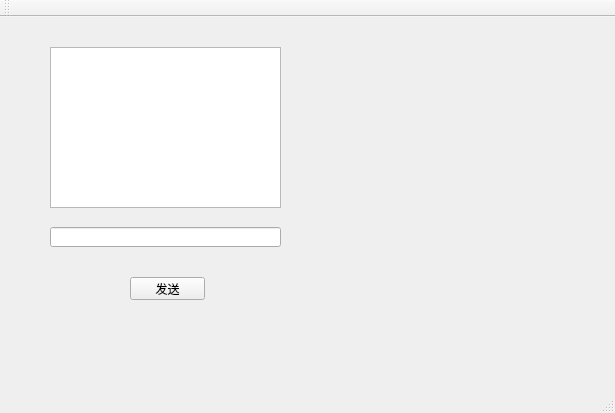
<?xml version="1.0" encoding="UTF-8"?>
<ui version="4.0">
 <class>MainWindow</class>
 <widget class="QMainWindow" name="MainWindow">
  <property name="geometry">
   <rect>
    <x>0</x>
    <y>0</y>
    <width>615</width>
    <height>413</height>
   </rect>
  </property>
  <property name="windowTitle">
   <string>MainWindow</string>
  </property>
  <widget class="QWidget" name="centralWidget">
   <widget class="QTextEdit" name="screen">
    <property name="geometry">
     <rect>
      <x>50</x>
      <y>30</y>
      <width>231</width>
      <height>161</height>
     </rect>
    </property>
   </widget>
   <widget class="QLineEdit" name="input_line_edit">
    <property name="geometry">
     <rect>
      <x>50</x>
      <y>210</y>
      <width>231</width>
      <height>20</height>
     </rect>
    </property>
   </widget>
   <widget class="QPushButton" name="sendmessage">
    <property name="geometry">
     <rect>
      <x>130</x>
      <y>260</y>
      <width>75</width>
      <height>23</height>
     </rect>
    </property>
    <property name="text">
     <string>发送</string>
    </property>
   </widget>
  </widget>
  <widget class="QMenuBar" name="menuBar">
   <property name="geometry">
    <rect>
     <x>0</x>
     <y>0</y>
     <width>615</width>
     <height>23</height>
    </rect>
   </property>
  </widget>
  <widget class="QToolBar" name="mainToolBar">
   <attribute name="toolBarArea">
    <enum>TopToolBarArea</enum>
   </attribute>
   <attribute name="toolBarBreak">
    <bool>false</bool>
   </attribute>
  </widget>
  <widget class="QStatusBar" name="statusBar"/>
 </widget>
 <layoutdefault spacing="6" margin="11"/>
 <resources/>
 <connections/>
</ui>
